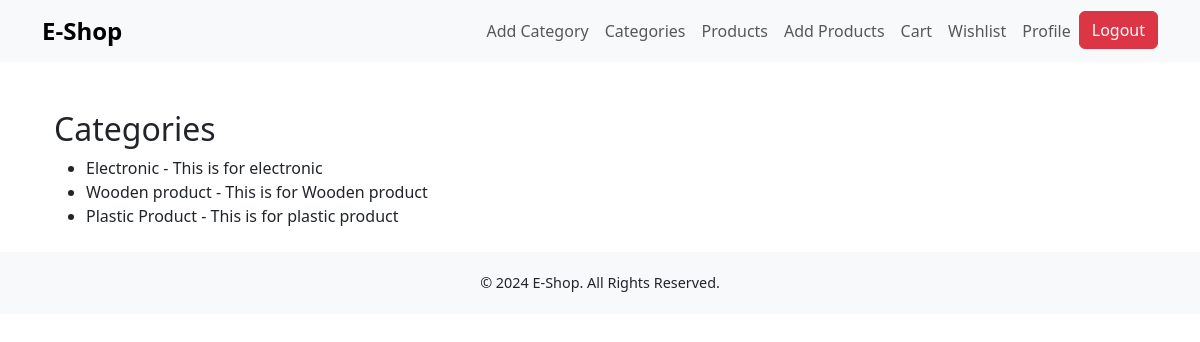
The page /category-list/ on the database its author committed.
### store/models.py (models this page shows, shortened)
class Category(models.Model):
    name = models.CharField(max_length=255, unique=True)
    description = models.TextField(blank=True, null=True)

### store/views.py (the view)
# urls.py: path('category-list/', views.category_list, name='category_list'),
def category_list(request):
    categories = Category.objects.all()
    return render(request, 'store/category_list.html', {'categories': categories})

### store/templates/store/category_list.html
{% extends 'base.html' %}
{% block content %}
  <div class="container mt-5">
    <h2>Categories</h2>
    <ul>
      {% for category in categories %}
        <li>{{ category.name }} - {{ category.description }}</li>
      {% empty %}
        <li>No categories available.</li>
      {% endfor %}
    </ul>
  </div>
{% endblock %}

### rows shown on the page
Category: name "Electronic", description "This is for electronic"
Category: name "Wooden product", description "This is for Wooden product"
Category: name "Plastic Product", description "This is for plastic product"
